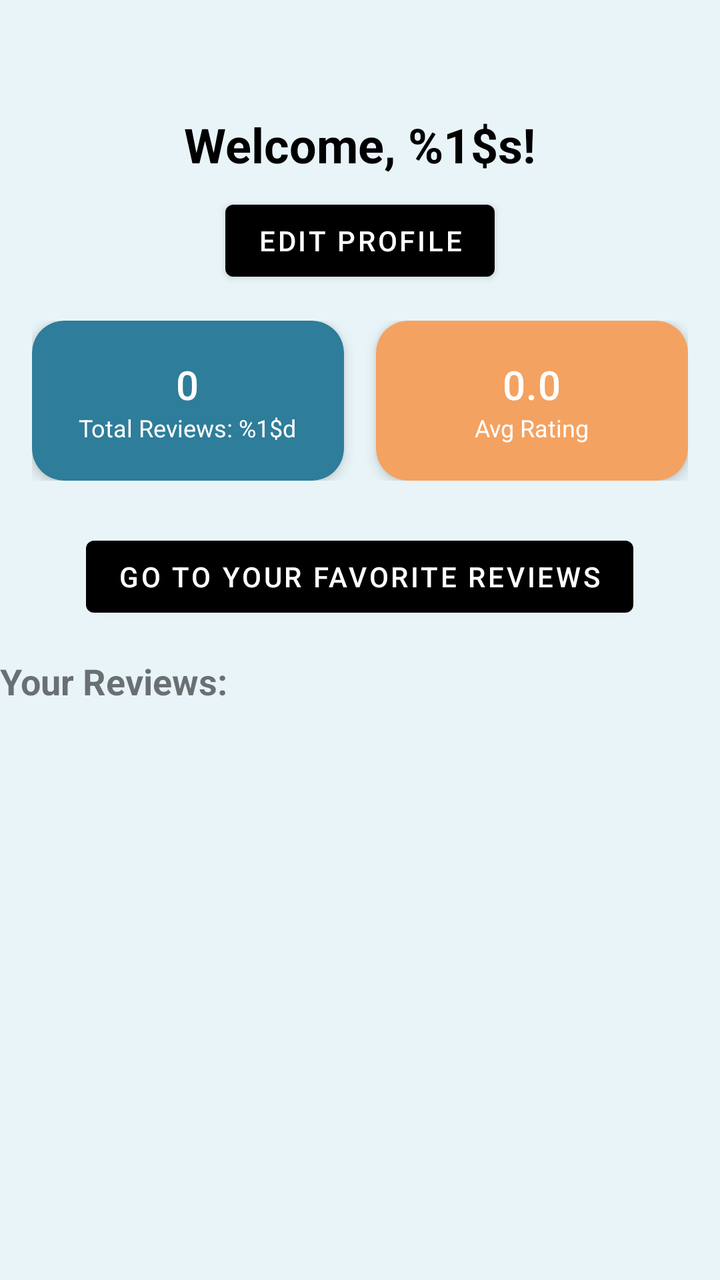
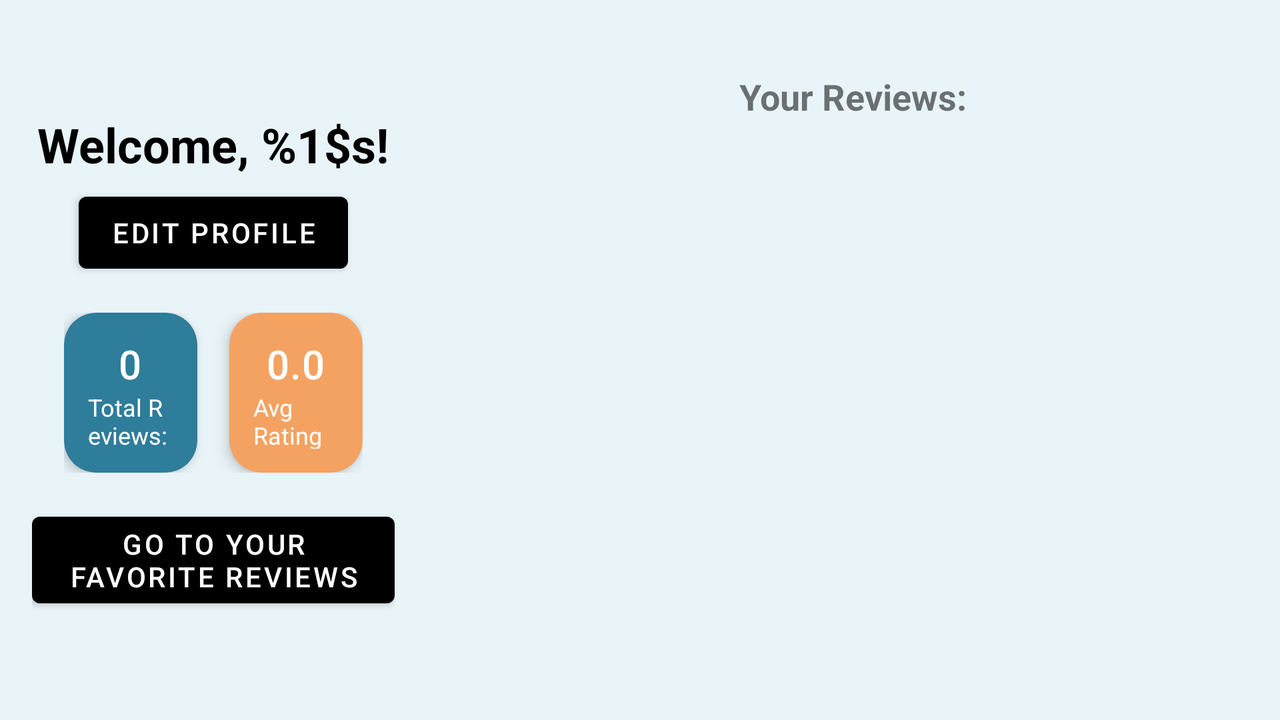

The same Android screen from two of the app's own layout files: first res/layout/ as a phone draws it, then the repository's variant for another configuration, drawn on a device whose configuration selects that folder. Both files follow.
<!-- AndroidManifest.xml: application theme Theme.BookClub -->
<!-- res/layout/fragment_user_profile.xml -->
<?xml version="1.0" encoding="utf-8"?>
<FrameLayout
    xmlns:android="http://schemas.android.com/apk/res/android"
    xmlns:app="http://schemas.android.com/apk/res-auto"
    android:layout_width="match_parent"
    android:layout_height="match_parent"
    android:layout_gravity="center"
    android:background="@color/pastel_mint">

    <LinearLayout
        android:id="@+id/headerLayout"
        android:layout_width="match_parent"
        android:layout_height="wrap_content"
        android:orientation="vertical"
        android:gravity="center_horizontal">

        <TextView
            android:id="@+id/welcomeText"
            android:layout_width="wrap_content"
            android:layout_height="wrap_content"
            android:layout_marginTop="?attr/actionBarSize"
            android:layout_marginBottom="8dp"
            android:text="@string/welcome_user"
            android:textSize="24sp"
            android:textStyle="bold"
            android:textColor="@android:color/black" />

        <Button
            android:id="@+id/buttonEditProfile"
            android:layout_width="wrap_content"
            android:layout_height="wrap_content"
            android:text="@string/edit_profile"
            android:layout_marginBottom="16dp" />

        <LinearLayout
            android:layout_width="match_parent"
            android:layout_height="wrap_content"
            android:layout_marginBottom="24dp"
            android:orientation="horizontal"
            android:paddingHorizontal="16dp">

            <com.google.android.material.card.MaterialCardView
                android:layout_width="0dp"
                android:layout_height="80dp"
                android:layout_marginEnd="8dp"
                android:layout_weight="1"
                app:cardBackgroundColor="@color/primary_color"
                app:cardCornerRadius="16dp"
                app:cardElevation="4dp">

                <LinearLayout
                    android:layout_width="match_parent"
                    android:layout_height="match_parent"
                    android:gravity="center"
                    android:orientation="vertical"
                    android:padding="12dp">

                    <TextView
                        android:id="@+id/totalBooksCount"
                        style="@style/TextAppearance.MaterialComponents.Headline6"
                        android:layout_width="wrap_content"
                        android:layout_height="wrap_content"
                        android:text="@string/_0"
                        android:textColor="@color/text_on_primary" />

                    <TextView
                        android:layout_width="wrap_content"
                        android:layout_height="wrap_content"
                        android:text="@string/total_reviews"
                        android:textColor="@color/text_on_primary"
                        android:textSize="12sp" />
                </LinearLayout>
            </com.google.android.material.card.MaterialCardView>

            <com.google.android.material.card.MaterialCardView
                android:layout_width="0dp"
                android:layout_height="80dp"
                android:layout_weight="1"
                android:layout_marginStart="8dp"
                app:cardCornerRadius="16dp"
                app:cardElevation="4dp"
                app:cardBackgroundColor="@color/secondary_color">

                <LinearLayout
                    android:layout_width="match_parent"
                    android:layout_height="match_parent"
                    android:orientation="vertical"
                    android:gravity="center"
                    android:padding="12dp">

                    <TextView
                        android:id="@+id/averageRatingText"
                        android:layout_width="wrap_content"
                        android:layout_height="wrap_content"
                        android:text="@string/_0_0"
                        style="@style/TextAppearance.MaterialComponents.Headline6"
                        android:textColor="@color/text_on_primary" />

                    <TextView
                        android:layout_width="wrap_content"
                        android:layout_height="wrap_content"
                        android:text="@string/avg_rating"
                        android:textColor="@color/text_on_primary"
                        android:textSize="12sp" />
                </LinearLayout>
            </com.google.android.material.card.MaterialCardView>
        </LinearLayout>

        <Button
            android:id="@+id/toFavorites"
            android:layout_width="wrap_content"
            android:layout_height="wrap_content"
            android:layout_marginBottom="16dp"
            android:text="@string/go_to_your_favorite_reviews" />

        <TextView
            android:layout_width="match_parent"
            android:layout_height="wrap_content"
            android:layout_marginBottom="8dp"
            android:text="@string/your_reviews"
            android:textSize="18sp"
            android:textStyle="bold" />

        <androidx.recyclerview.widget.RecyclerView
            android:id="@+id/recyclerView"
            android:layout_width="wrap_content"
            android:layout_height="match_parent"
            android:layout_gravity="center"
            android:paddingBottom="16dp"
            android:clipToPadding="false" />
    </LinearLayout>
</FrameLayout>
<!-- resources referenced by this layout -->
<resources>
  <color name="pastel_mint">#E8F4F8</color>
  <color name="primary_color">#2E7D9A</color>
  <color name="secondary_color">#F4A261</color>
  <color name="text_on_primary">#FFFFFF</color>
  <string name="_0">0</string>
  <string name="_0_0">0.0</string>
  <string name="avg_rating">Avg Rating</string>
  <string name="edit_profile">Edit Profile</string>
  <string name="go_to_your_favorite_reviews">Go to your favorite reviews</string>
  <string name="total_reviews">Total Reviews: %1$d</string>
  <string name="welcome_user">Welcome, %1$s!</string>
  <string name="your_reviews">Your Reviews:</string>
  <color name="primary_variant">#1E5F75</color>
  <color name="secondary_variant">#E76F51</color>
  <color name="error_color">#F44336</color>
  <color name="surface_color">#FFFFFF</color>
  <color name="text_primary">#1A1A1A</color>
  <color name="background_primary">#FAFAFA</color>
  <style name="TextAppearance.BookClub.Headline1" parent="TextAppearance.MaterialComponents.Headline1">
          <item name="fontFamily">@font/roboto_bold</item>
          <item name="android:textColor">@color/text_primary</item>
          <item name="android:textSize">96sp</item>
      </style>
  <style name="TextAppearance.BookClub.Headline2" parent="TextAppearance.MaterialComponents.Headline2">
          <item name="fontFamily">@font/roboto_bold</item>
          <item name="android:textColor">@color/text_primary</item>
          <item name="android:textSize">60sp</item>
      </style>
  <style name="TextAppearance.BookClub.Headline3" parent="TextAppearance.MaterialComponents.Headline3">
          <item name="fontFamily">@font/roboto_bold</item>
          <item name="android:textColor">@color/text_primary</item>
          <item name="android:textSize">48sp</item>
      </style>
  <style name="TextAppearance.BookClub.Headline4" parent="TextAppearance.MaterialComponents.Headline4">
          <item name="fontFamily">@font/roboto_bold</item>
          <item name="android:textColor">@color/text_primary</item>
          <item name="android:textSize">34sp</item>
      </style>
  <style name="TextAppearance.BookClub.Headline5" parent="TextAppearance.MaterialComponents.Headline5">
          <item name="fontFamily">@font/roboto_bold</item>
          <item name="android:textColor">@color/text_primary</item>
          <item name="android:textSize">24sp</item>
      </style>
  <style name="TextAppearance.BookClub.Headline6" parent="TextAppearance.MaterialComponents.Headline6">
          <item name="fontFamily">@font/roboto_bold</item>
          <item name="android:textColor">@color/text_primary</item>
          <item name="android:textSize">20sp</item>
      </style>
  <style name="TextAppearance.BookClub.Body1" parent="TextAppearance.MaterialComponents.Body1">
          <item name="fontFamily">@font/roboto_regular</item>
          <item name="android:textColor">@color/text_primary</item>
          <item name="android:textSize">16sp</item>
      </style>
  <style name="TextAppearance.BookClub.Body2" parent="TextAppearance.MaterialComponents.Body2">
          <item name="fontFamily">@font/roboto_regular</item>
          <item name="android:textColor">@color/text_secondary</item>
          <item name="android:textSize">14sp</item>
      </style>
  <style name="ShapeAppearance.BookClub.SmallComponent" parent="ShapeAppearance.MaterialComponents.SmallComponent">
          <item name="cornerFamily">rounded</item>
          <item name="cornerSize">8dp</item>
      </style>
  <style name="ShapeAppearance.BookClub.MediumComponent" parent="ShapeAppearance.MaterialComponents.MediumComponent">
          <item name="cornerFamily">rounded</item>
          <item name="cornerSize">12dp</item>
      </style>
  <style name="ShapeAppearance.BookClub.LargeComponent" parent="ShapeAppearance.MaterialComponents.LargeComponent">
          <item name="cornerFamily">rounded</item>
          <item name="cornerSize">16dp</item>
      </style>
  <color name="text_secondary">#666666</color>
  <!-- some entries are left out for length -->
</resources>
<!-- res/layout-land/fragment_user_profile.xml (the repository's variant of the layout above) -->
<!-- drawn on the phone turned sideways -->
<?xml version="1.0" encoding="utf-8"?>
<LinearLayout xmlns:android="http://schemas.android.com/apk/res/android"
    xmlns:app="http://schemas.android.com/apk/res-auto"
    android:layout_width="match_parent"
    android:layout_height="match_parent"
    android:baselineAligned="false"
    android:orientation="horizontal"
    android:background="@color/pastel_mint">

    <LinearLayout
        android:id="@+id/leftContent"
        android:layout_width="0dp"
        android:layout_height="match_parent"
        android:layout_weight="1"
        android:gravity="center_horizontal"
        android:orientation="vertical"
        android:paddingStart="16dp"
        android:paddingEnd="16dp">

        <TextView
            android:id="@+id/welcomeText"
            android:layout_width="wrap_content"
            android:layout_height="wrap_content"
            android:layout_marginTop="?attr/actionBarSize"
            android:layout_marginBottom="4dp"
            android:text="@string/welcome_user"
            android:textSize="24sp"
            android:textStyle="bold"
            android:textColor="@android:color/black" />

        <Button
            android:id="@+id/buttonEditProfile"
            android:layout_width="wrap_content"
            android:layout_height="wrap_content"
            android:text="@string/edit_profile"
            android:layout_marginBottom="16dp" />

        <LinearLayout
            android:layout_width="match_parent"
            android:layout_height="wrap_content"
            android:layout_marginBottom="16dp"
            android:orientation="horizontal"
            android:paddingHorizontal="16dp">

            <com.google.android.material.card.MaterialCardView
                android:layout_width="0dp"
                android:layout_height="80dp"
                android:layout_marginEnd="8dp"
                android:layout_weight="1"
                app:cardBackgroundColor="@color/primary_color"
                app:cardCornerRadius="16dp"
                app:cardElevation="4dp">

                <LinearLayout
                    android:layout_width="match_parent"
                    android:layout_height="match_parent"
                    android:gravity="center"
                    android:orientation="vertical"
                    android:padding="12dp">

                    <TextView
                        android:id="@+id/totalBooksCount"
                        style="@style/TextAppearance.MaterialComponents.Headline6"
                        android:layout_width="wrap_content"
                        android:layout_height="wrap_content"
                        android:text="@string/_0"
                        android:textColor="@color/text_on_primary" />

                    <TextView
                        android:layout_width="wrap_content"
                        android:layout_height="wrap_content"
                        android:text="@string/total_reviews"
                        android:textColor="@color/text_on_primary"
                        android:textSize="12sp" />
                </LinearLayout>
            </com.google.android.material.card.MaterialCardView>

            <com.google.android.material.card.MaterialCardView
                android:layout_width="0dp"
                android:layout_height="80dp"
                android:layout_weight="1"
                android:layout_marginStart="8dp"
                app:cardCornerRadius="16dp"
                app:cardElevation="4dp"
                app:cardBackgroundColor="@color/secondary_color">

                <LinearLayout
                    android:layout_width="match_parent"
                    android:layout_height="match_parent"
                    android:orientation="vertical"
                    android:gravity="center"
                    android:padding="12dp">

                    <TextView
                        android:id="@+id/averageRatingText"
                        android:layout_width="wrap_content"
                        android:layout_height="wrap_content"
                        android:text="@string/_0_0"
                        style="@style/TextAppearance.MaterialComponents.Headline6"
                        android:textColor="@color/text_on_primary" />

                    <TextView
                        android:layout_width="wrap_content"
                        android:layout_height="wrap_content"
                        android:text="@string/avg_rating"
                        android:textColor="@color/text_on_primary"
                        android:textSize="12sp" />
                </LinearLayout>
            </com.google.android.material.card.MaterialCardView>
        </LinearLayout>

        <Button
            android:id="@+id/toFavorites"
            android:layout_width="wrap_content"
            android:layout_height="wrap_content"
            android:layout_marginBottom="16dp"
            android:text="@string/go_to_your_favorite_reviews" />
    </LinearLayout>

    <LinearLayout
        android:id="@+id/rightContent"
        android:layout_width="0dp"
        android:layout_height="match_parent"
        android:layout_weight="2"
        android:gravity="center_horizontal"
        android:orientation="vertical"
        android:paddingTop="16dp"
        android:paddingBottom="16dp"
        android:paddingStart="8dp"
        android:paddingEnd="8dp">

        <TextView
            android:id="@+id/textReviewsLabel"
            android:layout_width="wrap_content"
            android:layout_height="wrap_content"
            android:layout_marginBottom="8dp"
            android:text="@string/your_reviews"
            android:textSize="18sp"
            android:paddingTop="20dp"
            android:textStyle="bold" />

        <androidx.recyclerview.widget.RecyclerView
            android:id="@+id/recyclerView"
            android:layout_width="wrap_content"
            android:layout_height="match_parent"
            android:layout_gravity="center"
            android:paddingBottom="16dp"
            android:clipToPadding="false" />
    </LinearLayout>
</LinearLayout>
